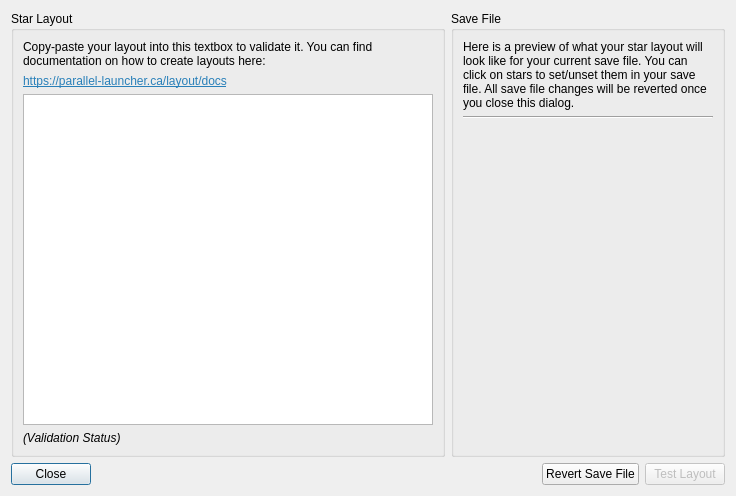
<?xml version="1.0" encoding="UTF-8"?>
<ui version="4.0">
 <class>RhdcLayoutTesterDialog</class>
 <widget class="QDialog" name="RhdcLayoutTesterDialog">
  <property name="geometry">
   <rect>
    <x>0</x>
    <y>0</y>
    <width>736</width>
    <height>496</height>
   </rect>
  </property>
  <property name="windowTitle">
   <string notr="true">Romhacking.com Star Layout Tester</string>
  </property>
  <layout class="QVBoxLayout" name="verticalLayout_3" stretch="1,0">
   <item>
    <layout class="QHBoxLayout" name="horizontalLayout" stretch="1,0">
     <item>
      <widget class="QGroupBox" name="groupBox">
       <property name="minimumSize">
        <size>
         <width>325</width>
         <height>0</height>
        </size>
       </property>
       <property name="title">
        <string notr="true">Star Layout</string>
       </property>
       <layout class="QVBoxLayout" name="verticalLayout" stretch="0,0,1,0">
        <item>
         <widget class="QLabel" name="label">
          <property name="sizePolicy">
           <sizepolicy hsizetype="Expanding" vsizetype="Minimum">
            <horstretch>0</horstretch>
            <verstretch>0</verstretch>
           </sizepolicy>
          </property>
          <property name="text">
           <string notr="true">Copy-paste your layout into this textbox to validate it. You can find documentation on how to create layouts here:</string>
          </property>
          <property name="textFormat">
           <enum>Qt::PlainText</enum>
          </property>
          <property name="wordWrap">
           <bool>true</bool>
          </property>
          <property name="textInteractionFlags">
           <set>Qt::NoTextInteraction</set>
          </property>
         </widget>
        </item>
        <item>
         <widget class="QLabel" name="label_2">
          <property name="text">
           <string notr="true">&lt;html&gt;&lt;head/&gt;&lt;body&gt;&lt;p&gt;&lt;a href=&quot;https://parallel-launcher.ca/layout/docs&quot;&gt;&lt;span style=&quot; text-decoration: underline; color:#2980b9;&quot;&gt;https://parallel-launcher.ca/layout/docs&lt;/span&gt;&lt;/a&gt;&lt;/p&gt;&lt;/body&gt;&lt;/html&gt;</string>
          </property>
          <property name="textFormat">
           <enum>Qt::RichText</enum>
          </property>
          <property name="openExternalLinks">
           <bool>true</bool>
          </property>
          <property name="textInteractionFlags">
           <set>Qt::LinksAccessibleByKeyboard|Qt::LinksAccessibleByMouse</set>
          </property>
         </widget>
        </item>
        <item>
         <widget class="QPlainTextEdit" name="layoutTextArea">
          <property name="font">
           <font>
            <family>Noto Mono</family>
           </font>
          </property>
          <property name="inputMethodHints">
           <set>Qt::ImhMultiLine|Qt::ImhNoAutoUppercase|Qt::ImhPreferLatin</set>
          </property>
          <property name="lineWrapMode">
           <enum>QPlainTextEdit::NoWrap</enum>
          </property>
          <property name="tabStopDistance">
           <double>31.000000000000000</double>
          </property>
         </widget>
        </item>
        <item>
         <widget class="QLabel" name="validationStatusLabel">
          <property name="sizePolicy">
           <sizepolicy hsizetype="Expanding" vsizetype="Minimum">
            <horstretch>0</horstretch>
            <verstretch>0</verstretch>
           </sizepolicy>
          </property>
          <property name="styleSheet">
           <string notr="true">font-style: italic;</string>
          </property>
          <property name="text">
           <string notr="true">(Validation Status)</string>
          </property>
          <property name="textFormat">
           <enum>Qt::PlainText</enum>
          </property>
          <property name="wordWrap">
           <bool>true</bool>
          </property>
          <property name="textInteractionFlags">
           <set>Qt::NoTextInteraction</set>
          </property>
         </widget>
        </item>
       </layout>
      </widget>
     </item>
     <item>
      <widget class="QGroupBox" name="groupBox_2">
       <property name="sizePolicy">
        <sizepolicy hsizetype="Minimum" vsizetype="Preferred">
         <horstretch>0</horstretch>
         <verstretch>0</verstretch>
        </sizepolicy>
       </property>
       <property name="title">
        <string notr="true">Save File</string>
       </property>
       <layout class="QVBoxLayout" name="saveFileLayout" stretch="0,0,1,0">
        <item>
         <widget class="QLabel" name="label_3">
          <property name="sizePolicy">
           <sizepolicy hsizetype="MinimumExpanding" vsizetype="Minimum">
            <horstretch>0</horstretch>
            <verstretch>0</verstretch>
           </sizepolicy>
          </property>
          <property name="minimumSize">
           <size>
            <width>250</width>
            <height>0</height>
           </size>
          </property>
          <property name="text">
           <string notr="true">Here is a preview of what your star layout will look like for your current save file. You can click on stars to set/unset them in your save file. All save file changes will be reverted once you close this dialog.</string>
          </property>
          <property name="textFormat">
           <enum>Qt::PlainText</enum>
          </property>
          <property name="wordWrap">
           <bool>true</bool>
          </property>
          <property name="textInteractionFlags">
           <set>Qt::NoTextInteraction</set>
          </property>
         </widget>
        </item>
        <item>
         <widget class="Line" name="line">
          <property name="orientation">
           <enum>Qt::Horizontal</enum>
          </property>
         </widget>
        </item>
        <item>
         <widget class="QWidget" name="starDisplayPlaceholder" native="true">
          <property name="sizePolicy">
           <sizepolicy hsizetype="MinimumExpanding" vsizetype="Minimum">
            <horstretch>0</horstretch>
            <verstretch>0</verstretch>
           </sizepolicy>
          </property>
         </widget>
        </item>
        <item>
         <spacer name="verticalSpacer">
          <property name="orientation">
           <enum>Qt::Vertical</enum>
          </property>
          <property name="sizeHint" stdset="0">
           <size>
            <width>20</width>
            <height>0</height>
           </size>
          </property>
         </spacer>
        </item>
       </layout>
      </widget>
     </item>
    </layout>
   </item>
   <item>
    <layout class="QHBoxLayout" name="horizontalLayout_2">
     <item>
      <widget class="QPushButton" name="closeButton">
       <property name="text">
        <string notr="true">Close</string>
       </property>
       <property name="icon">
        <iconset theme="dialog-close">
         <normaloff>.</normaloff>.</iconset>
       </property>
      </widget>
     </item>
     <item>
      <spacer name="horizontalSpacer">
       <property name="orientation">
        <enum>Qt::Horizontal</enum>
       </property>
       <property name="sizeHint" stdset="0">
        <size>
         <width>40</width>
         <height>20</height>
        </size>
       </property>
      </spacer>
     </item>
     <item>
      <widget class="QPushButton" name="revertButton">
       <property name="text">
        <string notr="true">Revert Save File</string>
       </property>
       <property name="icon">
        <iconset theme="edit-undo">
         <normaloff>.</normaloff>.</iconset>
       </property>
      </widget>
     </item>
     <item>
      <widget class="QPushButton" name="testButton">
       <property name="enabled">
        <bool>false</bool>
       </property>
       <property name="text">
        <string notr="true">Test Layout</string>
       </property>
       <property name="icon">
        <iconset theme="media-playback-start">
         <normaloff>.</normaloff>.</iconset>
       </property>
      </widget>
     </item>
    </layout>
   </item>
  </layout>
 </widget>
 <tabstops>
  <tabstop>layoutTextArea</tabstop>
  <tabstop>revertButton</tabstop>
  <tabstop>testButton</tabstop>
  <tabstop>closeButton</tabstop>
 </tabstops>
 <resources/>
 <connections>
  <connection>
   <sender>closeButton</sender>
   <signal>clicked()</signal>
   <receiver>RhdcLayoutTesterDialog</receiver>
   <slot>reject()</slot>
   <hints>
    <hint type="sourcelabel">
     <x>57</x>
     <y>468</y>
    </hint>
    <hint type="destinationlabel">
     <x>734</x>
     <y>199</y>
    </hint>
   </hints>
  </connection>
  <connection>
   <sender>revertButton</sender>
   <signal>clicked()</signal>
   <receiver>RhdcLayoutTesterDialog</receiver>
   <slot>revertSave()</slot>
   <hints>
    <hint type="sourcelabel">
     <x>588</x>
     <y>473</y>
    </hint>
    <hint type="destinationlabel">
     <x>733</x>
     <y>244</y>
    </hint>
   </hints>
  </connection>
  <connection>
   <sender>testButton</sender>
   <signal>clicked()</signal>
   <receiver>RhdcLayoutTesterDialog</receiver>
   <slot>playtest()</slot>
   <hints>
    <hint type="sourcelabel">
     <x>686</x>
     <y>471</y>
    </hint>
    <hint type="destinationlabel">
     <x>733</x>
     <y>291</y>
    </hint>
   </hints>
  </connection>
  <connection>
   <sender>layoutTextArea</sender>
   <signal>modificationChanged(bool)</signal>
   <receiver>RhdcLayoutTesterDialog</receiver>
   <slot>layoutModificationStatusChanged(bool)</slot>
   <hints>
    <hint type="sourcelabel">
     <x>276</x>
     <y>306</y>
    </hint>
    <hint type="destinationlabel">
     <x>732</x>
     <y>170</y>
    </hint>
   </hints>
  </connection>
 </connections>
 <slots>
  <slot>revertSave()</slot>
  <slot>playtest()</slot>
  <slot>layoutModificationStatusChanged(bool)</slot>
 </slots>
</ui>
